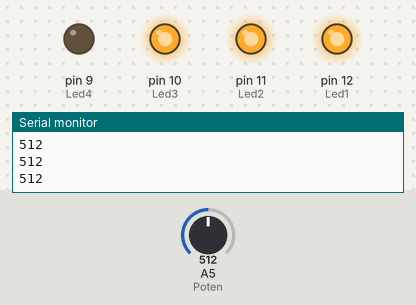
A sketch run on a simulated Arduino Uno, built with avr-gcc and run on an emulated ATmega328P. Shown: output pins drawn as LEDs (lit = HIGH), the last lines printed to the serial monitor. The test bench sets the inputs (shaded band); at power-on: A5 (Poten) = 512.

Above: at 1.2 s.
1.3 s: A5 (Poten) set to 495
At 2.5 s:
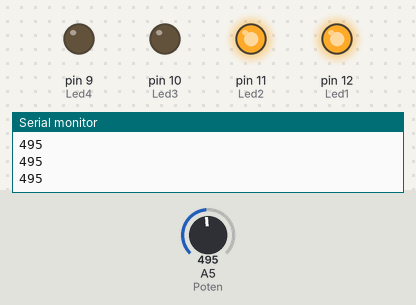
2.8 s: A5 (Poten) set to 268
4.3 s: A5 (Poten) set to 244
At 4.9 s:
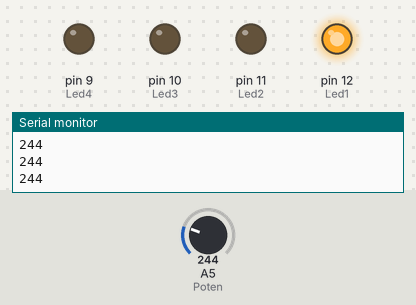
5.8 s: A5 (Poten) set to 140
7.3 s: A5 (Poten) set to 118
At 8.4 s:
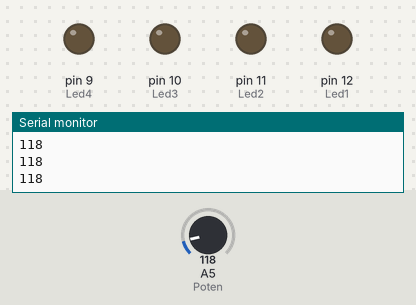
8.8 s: A5 (Poten) set to 138
At 9.7 s:
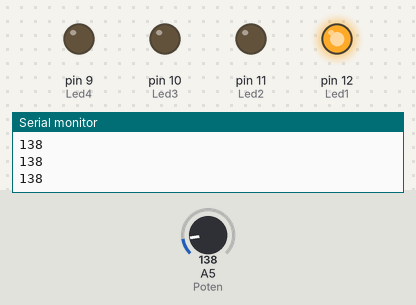
Timing chart, 0 to 11.3 s (numbered marks = the images above; inputs shaded):
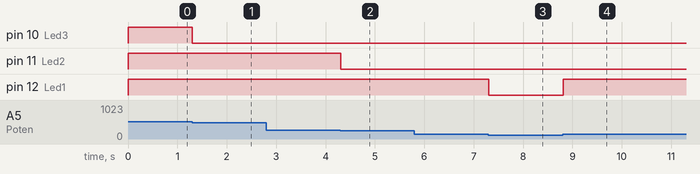

The sketch:

hw4.ino
```cpp
// C++ code
//
int Led1 = 12;
int Led2 = 11;
int Led3 = 10;
int Led4 = 9;
int Poten = A5;
void setup()
{
  pinMode(Led1, OUTPUT);
  pinMode(Led2, OUTPUT);
  pinMode(Led3, OUTPUT);
  pinMode(Led4, OUTPUT);
  pinMode(Poten, INPUT);
  Serial.begin(9600);
}

void loop()
{
  int valorPotenciometro = analogRead(A5);
  Serial.println(valorPotenciometro);


   if(valorPotenciometro < 128)
  {
  	digitalWrite(12, LOW);
  	digitalWrite(11, LOW);
  	digitalWrite(10, LOW);
  	digitalWrite(9, LOW);
  }
  else if(valorPotenciometro < 256)
  {
  	digitalWrite(12, HIGH);
  	digitalWrite(11, LOW);
  	digitalWrite(10, LOW);
  	digitalWrite(9, LOW);
  }
  else if(valorPotenciometro < 512)
  {
  	digitalWrite(12, HIGH);
  	digitalWrite(11, HIGH);
  	digitalWrite(10, LOW);
  	digitalWrite(9, LOW);
  }
  else if(valorPotenciometro < 768)
  {
  	digitalWrite(12, HIGH);
  	digitalWrite(11, HIGH);
  	digitalWrite(10, HIGH);
  	digitalWrite(9, LOW);
  }
  else if(valorPotenciometro < 1024)
  {
  	digitalWrite(12, HIGH);
  	digitalWrite(11, HIGH);
  	digitalWrite(10, HIGH);
  	digitalWrite(9, HIGH);
  }
}
```

Measured:
- the behaviour switches between 512 and 511 on A5 (Poten) (found by bisection; images 0 and 1)
- the behaviour switches between 256 and 255 on A5 (Poten) (found by bisection; images 1 and 2)
- the behaviour switches between 128 and 127 on A5 (Poten) (found by bisection; images 2 and 3)
- after the input at 1.3 s, pin 10 (Led3): HIGH → LOW at once
- after the input at 4.3 s, pin 11 (Led2): HIGH → LOW at once
- after the input at 7.3 s, pin 12 (Led1): HIGH → LOW at once
- after the input at 8.8 s, pin 12 (Led1): LOW → HIGH at once
